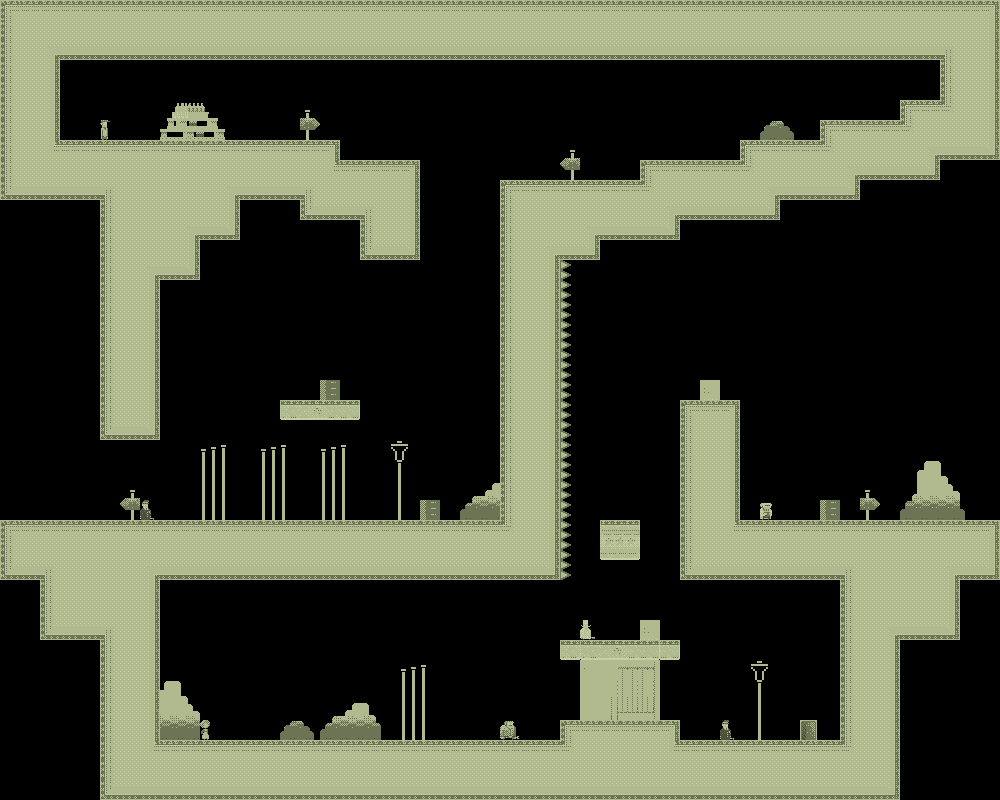

The image is a tile-based game level rendered from a .tmx file. Its description and source (layers, tilesets, objects; grid data summarised) follow:
An orthogonal 50x40 tile map with 20x20 px tiles, 1 tile layer (bg).

<map version="1.0" orientation="orthogonal" width="50" height="40" tilewidth="20" tileheight="20">
 <tileset firstgid="1" name="tiles_sydney" tilewidth="20" tileheight="20">
  <image source="../../../../../SuperLemonadeFactory1989Content/Lemonade/tiles_sydney.png" width="400" height="400" />
  <terraintypes>
   <terrain name="regularBlocks" tile="-1" />
  </terraintypes>
  <tile id="8" terrain=",,,0" />
  <tile id="9" terrain=",,0,0" />
  <tile id="10" terrain=",,0,0" />
  <tile id="11" terrain=",,0,0" />
  <tile id="12" terrain=",,0,0" />
  <tile id="13" terrain=",,0,0" />
  <tile id="14" terrain=",,0," />
  <tile id="15" terrain="0,0,0," />
  <tile id="16" terrain="0,0,,0" />
  <tile id="28" terrain=",0,,0" />
  <tile id="34" terrain="0,,0," />
  <tile id="35" terrain="0,,0,0" />
  <tile id="36" terrain=",0,0,0" />
  <tile id="48" terrain=",0,,0" />
  <tile id="54" terrain="0,,0," />
  <tile id="68" terrain=",0,,0" />
  <tile id="74" terrain="0,,0," />
  <tile id="88" terrain=",0,,0" />
  <tile id="94" terrain="0,,0," />
  <tile id="108" terrain=",0,,0" />
  <tile id="114" terrain="0,,0," />
  <tile id="128" terrain=",0,," />
  <tile id="129" terrain="0,0,," />
  <tile id="130" terrain="0,0,," />
  <tile id="131" terrain="0,0,," />
  <tile id="132" terrain="0,0,," />
  <tile id="133" terrain="0,0,," />
  <tile id="134" terrain="0,,," />
  <tile id="194" terrain="0,0,0,0" />
  <tile id="356">
   <properties>
    <property name="LargeCrate" value="" />
   </properties>
  </tile>
  <tile id="380">
   <properties>
    <property name="Andre" value="" />
   </properties>
  </tile>
  <tile id="381">
   <properties>
    <property name="Liselot" value="" />
   </properties>
  </tile>
  <tile id="382">
   <properties>
    <property name="Amsterdaam" value="" />
   </properties>
  </tile>
  <tile id="383">
   <properties>
    <property name="Worker" value="" />
   </properties>
  </tile>
  <tile id="384">
   <properties>
    <property name="Inspector" value="" />
   </properties>
  </tile>
  <tile id="385">
   <properties>
    <property name="Chef" value="" />
   </properties>
  </tile>
  <tile id="386">
   <properties>
    <property name="Exit" value="" />
   </properties>
  </tile>
  <tile id="387">
   <properties>
    <property name="Trampoline" value="" />
   </properties>
  </tile>
  <tile id="388">
   <properties>
    <property name="SmallCrate" value="" />
   </properties>
  </tile>
  <tile id="389">
   <properties>
    <property name="SugarBag" value="" />
   </properties>
  </tile>
 </tileset>
 <layer name="bg" width="50" height="40">
  <data>[2000 cells, 928 non-empty, 121 distinct tile ids]</data>
 </layer>
 <objectgroup name="boxes" width="50" height="40" />
</map>
